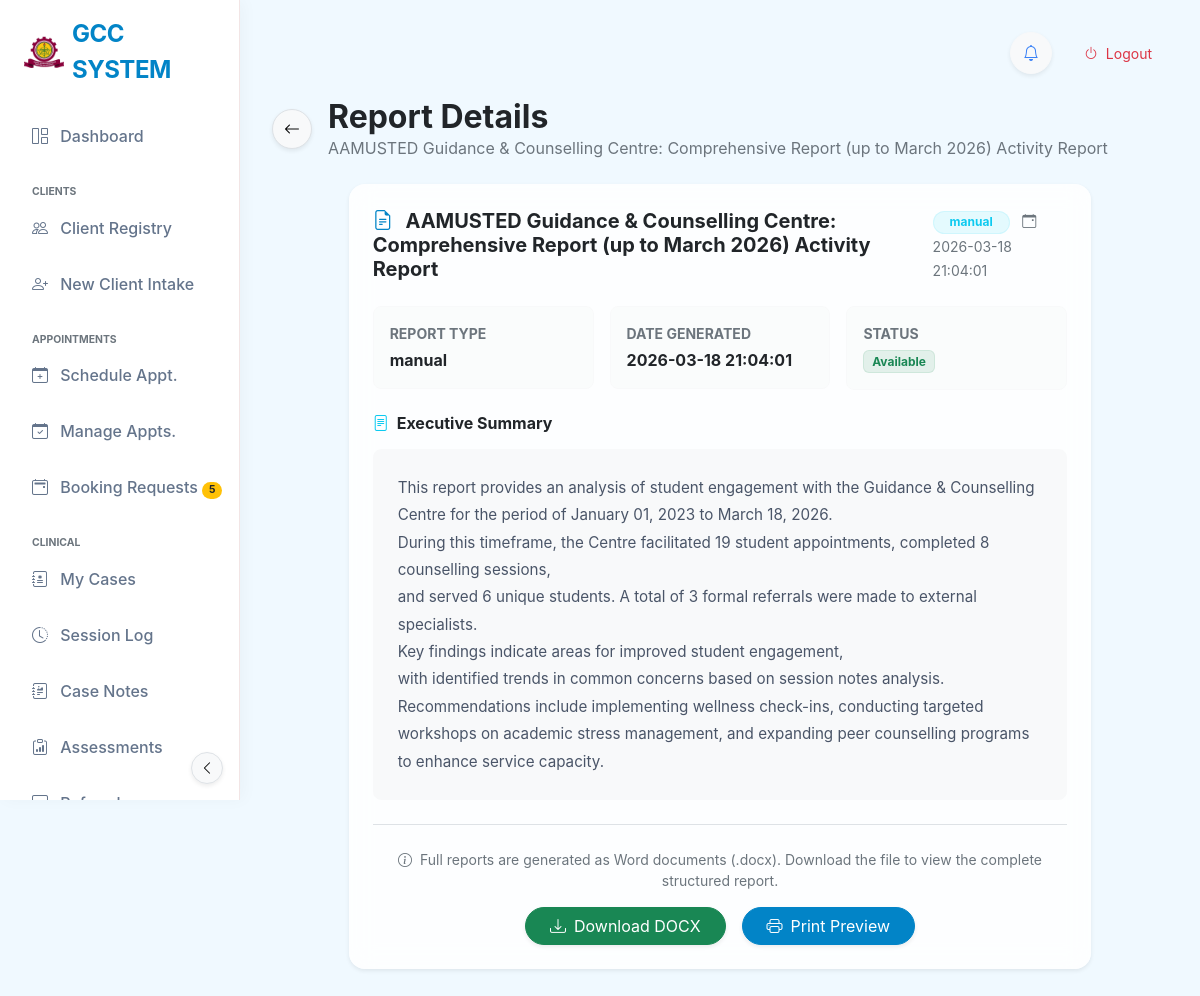
The page /view_report/18 (signed in) on the database its author committed.
### tables this page shows
CREATE TABLE app_settings (
            id INTEGER PRIMARY KEY AUTOINCREMENT,
            setting_name TEXT NOT NULL UNIQUE,
            setting_value TEXT
        , updated_at TIMESTAMP, global_id TEXT, last_synced_at TEXT, is_deleted BOOLEAN DEFAULT 0);

CREATE TABLE reports (
            id INTEGER PRIMARY KEY AUTOINCREMENT,
            title TEXT,
            date_generated TIMESTAMP DEFAULT CURRENT_TIMESTAMP,
            report_type TEXT,
            file_path TEXT,
            summary TEXT
        );

### app.py (the view)
@app.route('/view_report/<int:report_id>')
@login_required
def view_report(report_id):
    conn = get_db_connection()
    report = conn.execute('''
        SELECT * FROM reports WHERE id = ?
    ''', (report_id,)).fetchone()
    if not report:
        conn.close()
        flash('Report not found', 'error')
        return redirect(url_for('reports_list'))
    conn.close()
    report_dict = dict(report)
    return render_template('view_report.html', report=report_dict, now=datetime.utcnow())

### templates/view_report.html (shortened to what this page needs)
{% extends "base_modern.html" %}
{% block content %}
<div class="row align-items-center mb-4">
    <div class="col-12">
        <div class="d-flex align-items-center">
            <a href="javascript:history.back()" class="btn btn-light border rounded-circle shadow-sm me-3"
                style="width: 40px; height: 40px; display: flex; align-items: center; justify-content: center;">
                <i class="bi bi-arrow-left"></i>
            </a>
            <div>
                <h2 class="fw-bold mb-0 text-dark">Report Details</h2>
                <p class="text-muted mb-0">{{ report['title'] or 'Untitled Report' }}</p>
            </div>
        </div>
    </div>
</div>
<div class="row justify-content-center">
    <div class="col-lg-10">
        <div class="card card-glass border-0 shadow-sm">
            <div
                class="card-header bg-transparent border-0 pt-4 px-4 pb-0 d-flex justify-content-between align-items-center">
                <h5 class="mb-0 fw-bold text-dark">
                    <i class="bi bi-file-earmark-text me-2 text-primary"></i>
                    {{ report['title'] or 'Untitled Report' }}
                </h5>
                <div>
                    <span
                        class="badge rounded-pill bg-info bg-opacity-10 text-info border border-info border-opacity-10 me-2 px-3">{{
                        report['report_type'] or 'N/A' }}</span>
                    <small class="text-muted"><i class="bi bi-calendar-event me-1"></i> {{ report['date_generated']
                        }}</small>
                </div>
            </div>
            <div class="card-body p-4">
                <div class="row g-3 mb-4">
                    <div class="col-md-4">
                        <div class="p-3 bg-light bg-opacity-50 rounded-3 border border-light">
                            <small class="text-muted d-block text-uppercase small fw-bold mb-1">Report Type</small>
                            <span class="fw-bold text-dark">{{ report['report_type'] or 'N/A' }}</span>
                        </div>
                    </div>
                    <div class="col-md-4">
                        <div class="p-3 bg-light bg-opacity-50 rounded-3 border border-light">
                            <small class="text-muted d-block text-uppercase small fw-bold mb-1">Date Generated</small>
                            <span class="fw-bold text-dark">{{ report['date_generated'] }}</span>
                        </div>
                    </div>
                    <div class="col-md-4">
                        <div class="p-3 bg-light bg-opacity-50 rounded-3 border border-light">
                            <small class="text-muted d-block text-uppercase small fw-bold mb-1">Status</small>
                            {% if report['file_path'] %}
                            <span
                                class="badge bg-success bg-opacity-10 text-success border border-success border-opacity-10">Available</span>
                            {% else %}
                            <span
                                class="badge bg-warning bg-opacity-10 text-warning border border-warning border-opacity-10">Pending</span>
                            {% endif %}
                        </div>
                    </div>
                </div>
                {% if report['summary'] %}
                <div class="mb-4">
                    <h6 class="fw-bold text-dark mb-3"><i class="bi bi-file-text me-2 text-info"></i>Executive Summary
                    </h6>
                    <div class="p-4 bg-light rounded-3 border border-light report-summary">
                        {{ report['summary'] | nl2br | safe }}
                    </div>
                </div>
                {% endif %}
                <div class="border-top pt-4 mt-4 text-center">
                    <p class="small text-muted mb-3">
                        <i class="bi bi-info-circle me-1"></i>
                        Full reports are generated as Word documents (.docx). Download the file to view the complete
                        structured report.
                    </p>
                    <div class="d-flex justify-content-center gap-3">
                        {% if report['file_path'] %}
                        <a href="{{ url_for('download_report_file', report_id=report['id']) }}"
                            class="btn btn-success shadow-sm rounded-pill px-4 btn-hover-lift">
                            <i class="bi bi-download me-2"></i>Download DOCX
                        </a>
                        {% endif %}
                        <a href="{{ url_for('print_report', report_id=report['id']) }}" target="_blank"
                            class="btn btn-primary shadow-sm rounded-pill px-4 btn-hover-lift">
                            <i class="bi bi-printer me-2"></i>Print Preview
                        </a>
                    </div>
                </div>
            </div>
        </div>
    </div>
</div>
{% endblock %}

### templates/base_modern.html (shortened to what this page needs)
<!DOCTYPE html>
<html lang="en">
<head>
    <link href="{{ url_for('static', filename='css/bootstrap.min.css') }}" rel="stylesheet">
    <link rel="stylesheet" href="{{ url_for('static', filename='css/bootstrap-icons.css') }}">
    <link rel="stylesheet" href="{{ url_for('static', filename='css/modern_theme.css') }}?v=2.1">
</head>
<body data-theme="{{ settings.get('active_theme', 'default') }}">
    <nav class="sidebar-glass d-flex flex-column flex-shrink-0 p-3" id="sidebar">
        <div class="mb-4">
            <a href="/" class="d-flex align-items-center link-dark text-decoration-none logo-container ps-2">
                {% if settings.logo_url %}
                <img src="{{ settings.logo_url }}" class="me-2"
                    style="max-height: 40px; max-width: 40px; object-fit: contain;">
                {% else %}
                <div class="bg-gradient p-2 rounded-3 me-2" style="background: maroon; color: white;">
                    <i class="bi bi-heart-pulse-fill fs-4"></i>
                </div>
                {% endif %}
                <span class="fs-4 fw-bold sidebar-header-text" style="letter-spacing: -0.02em; color: var(--brand-primary);">{{ settings.get('system_name', 'USTED SYSTEM') }}</span>
            </a>
        </div>
        <ul class="nav nav-pills flex-column mb-auto">
            <li class="nav-item">
                <a href="{{ url_for('dashboard') }}"
                    class="nav-link {% if request.endpoint == 'dashboard' %}active{% endif %}" title="Dashboard"
                    data-bs-toggle="tooltip" data-bs-placement="right">
                    <i class="bi bi-grid-1x2 me-2"></i> <span>Dashboard</span>
                </a>
            </li>
            {% if session.get('role') in ['Secretary', 'Admin', 'Counsellor', 'Counselor'] %}
            <li class="mt-3 text-uppercase small text-muted fw-bold ps-3 mb-1 nav-category-header" style="font-size:0.65rem;">Clients</li>
            <li>
                <a href="{{ url_for('students') }}"
                    class="nav-link {% if 'student' in request.endpoint and 'intake' not in request.endpoint %}active{% endif %}"
                    title="Client Registry" data-bs-toggle="tooltip" data-bs-placement="right">
                    <i class="bi bi-people me-2"></i> <span>Client Registry</span>
                </a>
            </li>
            <li>
                <a href="{{ url_for('intake') }}"
                    class="nav-link {% if 'intake' in request.endpoint %}active{% endif %}" title="New Client Intake"
                    data-bs-toggle="tooltip" data-bs-placement="right">
                    <i class="bi bi-person-plus me-2"></i> <span>New Client Intake</span>
                </a>
            </li>
            <li class="mt-3 text-uppercase small text-muted fw-bold ps-3 mb-1 nav-category-header" style="font-size:0.65rem;">Appointments</li>
            <li>
                <a href="{{ url_for('appointment') }}"
                    class="nav-link {% if request.endpoint == 'appointment' %}active{% endif %}"
                    title="Schedule Appointment" data-bs-toggle="tooltip" data-bs-placement="right">
                    <i class="bi bi-calendar-plus me-2"></i> <span>Schedule Appt.</span>
                </a>
            </li>
            <li>
                <a href="{{ url_for('manage_appointments') }}"
                    class="nav-link {% if 'manage_appointments' in request.endpoint %}active{% endif %}"
                    title="Manage Appointments" data-bs-toggle="tooltip" data-bs-placement="right">
                    <i class="bi bi-calendar-check me-2"></i> <span>Manage Appts.</span>
                </a>
            </li>
            <li>
                <a href="/admin/bookings"
                    class="nav-link {% if 'bookings' in request.endpoint %}active{% endif %}" title="Booking Requests"
                    data-bs-toggle="tooltip" data-bs-placement="right">
                    <i class="bi bi-calendar2-event me-2"></i>
                    <span>Booking Requests</span>
                    {% if latest_booking_count and latest_booking_count > 0 %}
                    <span class="badge rounded-pill bg-warning text-dark ms-auto" style="font-size:0.65rem;">{{ latest_booking_count }}</span>
                    {% endif %}
                </a>
            </li>
            {% endif %}
            {% if (session.get('role') or '')|trim in ['Counsellor', 'Counselor', 'Admin'] %}
            <li class="mt-3 text-uppercase small text-muted fw-bold ps-3 mb-1 nav-category-header" style="font-size:0.65rem;">Clinical</li>
            <li>
                <a href="{{ url_for('my_cases') }}"
                    class="nav-link {% if 'my_cases' in request.endpoint %}active{% endif %}" title="My Cases"
                    data-bs-toggle="tooltip" data-bs-placement="right">
                    <i class="bi bi-journal-medical me-2"></i> <span>My Cases</span>
                </a>
            </li>
            <li>
                <a href="{{ url_for('sessions_list') }}"
                    class="nav-link {% if 'session' in request.endpoint and 'case' not in request.endpoint %}active{% endif %}"
                    title="Session Log" data-bs-toggle="tooltip" data-bs-placement="right">
                    <i class="bi bi-clock-history me-2"></i> <span>Session Log</span>
                </a>
            </li>
            <li>
                <a href="{{ url_for('case_notes_list') }}"
                    class="nav-link {% if 'case_notes' in request.endpoint %}active{% endif %}" title="Case Notes"
                    data-bs-toggle="tooltip" data-bs-placement="right">
                    <i class="bi bi-journal-richtext me-2"></i> <span>Case Notes</span>
                </a>
            </li>
            <li>
                <a href="{{ url_for('dass21_list') }}"
                    class="nav-link {% if 'dass21' in request.endpoint %}active{% endif %}" title="Assessments"
                    data-bs-toggle="tooltip" data-bs-placement="right">
                    <i class="bi bi-clipboard-data me-2"></i> <span>Assessments</span>
                </a>
            </li>
            <li>
                <a href="{{ url_for('all_referrals') }}"
                    class="nav-link {% if 'referral' in request.endpoint %}active{% endif %}" title="Referrals"
                    data-bs-toggle="tooltip" data-bs-placement="right">
                    <i class="bi bi-arrow-up-right-square me-2"></i> <span>Referrals</span>
                </a>
            </li>
            {% endif %}
        </ul>
                    {% set role_labels = {'Secretary': 'Desk Administrator', 'Admin': 'System Administrator', 'Counsellor': 'Counsellor', 'Counselor': 'Counsellor'} %}
                    {% set display_name = session.get('full_name', 'User') %}
                    {% if display_name.strip().lower() in ['secretary', 'admin', 'counsellor', 'counselor'] %}
                        {% set display_name = role_labels.get(session.get('role'), display_name) %}
                    {% endif %}
        <button
            class="btn btn-sm btn-light border position-absolute bottom-0 end-0 m-3 rounded-circle shadow-sm d-none d-md-flex align-items-center justify-content-center"
            id="sidebarToggle" style="width: 32px; height: 32px; z-index: 1050;">
            <i class="bi bi-chevron-left"></i>
        </button>
    </nav>
    <main class="main-content">
        <div class="d-flex justify-content-between align-items-center mb-4 gap-3">
            <div class="d-flex align-items-center gap-3">
                <div class="dropdown">
                    <button class="btn btn-light rounded-circle position-relative shadow-sm" type="button"
                        id="notifDropdown" data-bs-toggle="dropdown" aria-expanded="false"
                        style="width: 42px; height: 42px;">
                        <i class="bi bi-bell text-secondary"></i>
                    </button>
                </div>
                <a href="{{ url_for('logout') }}" class="btn btn-outline-danger border-0 btn-sm rounded-pill px-3">
                    <i class="bi bi-power me-1"></i> Logout
                </a>
            </div>
        </div>
        {% block content %}{% endblock %}
    </main>
</body>
</html>

### rows shown on the page
app_settings: logo_url (picture)
app_settings: get "GCC SYSTEM"
reports: title "AAMUSTED Guidance & Counselling Centre: Comprehensive Report (up to March 2026) Activity Report", report_type "manual", date_generated "2026-03-18 21:04:01", summary "This report provides an analysis of student engagement with the Guidance & Counselling Centre for the period of January 01, 2023 to March 18, 2026. During this timeframe, the Centre facilitated 19 student appointments, completed 8 counselling sessions, and served 6 unique students. A total of 3 formal referrals were made to external specialists. Key findings indicate areas for improved student engagement, with identified trends in common concerns based on session notes analysis. Recommendations include implementing wellness check-ins, conducting targeted workshops on academic stress management, and expanding peer counselling programs to enhance service capacity."

### other values the page prints
{{ latest_booking_count }} "5"
